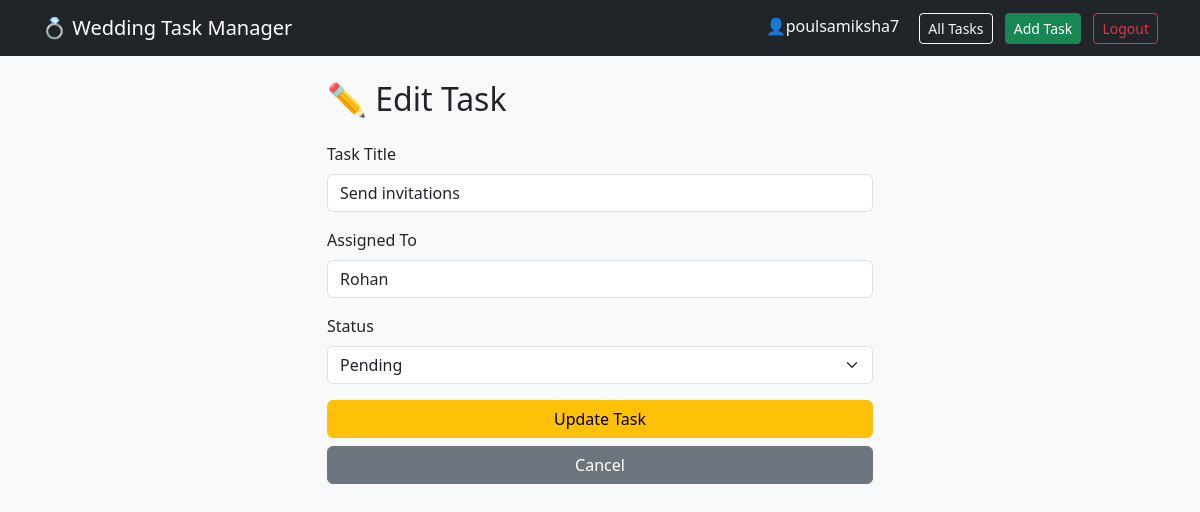
The app's page /edit/2 (signed in), older data.
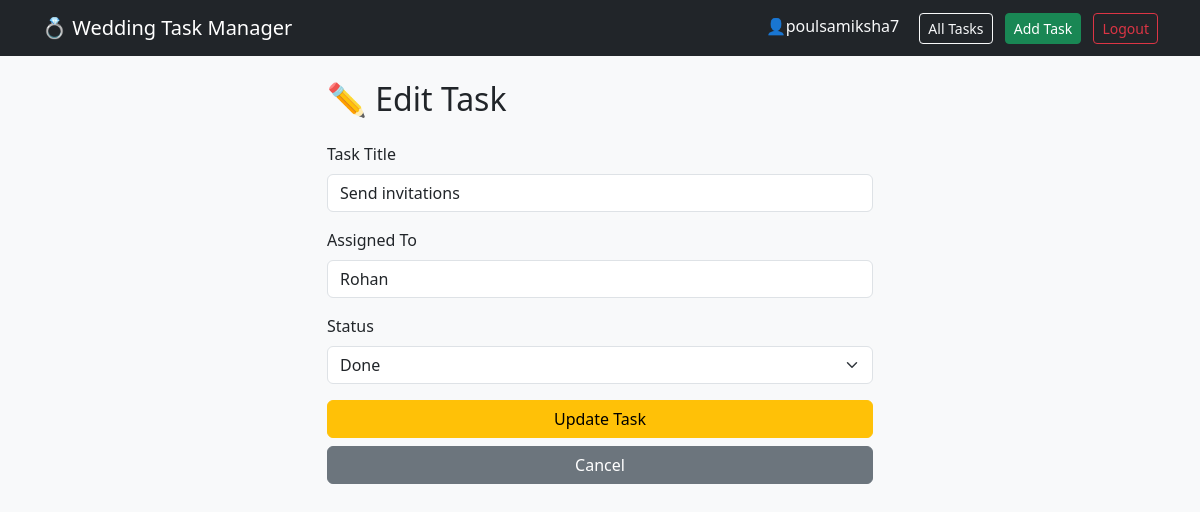
The same page, newer data.
### app.py (models this page shows, shortened)
class User(UserMixin,db.Model):
    id=db.Column(db.Integer,primary_key=True)
    username=db.Column(db.String(100),unique=True,nullable=False)
    email=db.Column(db.String(150),unique=True,nullable=False)
    password=db.Column(db.String(200),nullable=False)

class Task(db.Model):
    id = db.Column(db.Integer, primary_key=True)
    title = db.Column(db.String(200), nullable=False)
    assigned_to = db.Column(db.String(100), nullable=False)
    status = db.Column(db.String(20), default='Pending')

### app.py (the view, shortened to what this page needs)
@app.route('/edit/<int:task_id>', methods=['GET','POST'])
@login_required
def edit_task(task_id):
    task=Task.query.get_or_404(task_id)
    return render_template('edit_task.html',task=task)

### app.py (called while the page is built)
@login_manager.user_loader
def load_user(user_id):
    return User.query.get(int(user_id))

### templates/edit_task.html
{% extends "base.html" %}
{% block content %}
<div class="row justify-content-center">
    <div class="col-md-6">
        <h2 class="mb-4">✏️ Edit Task</h2>
        <form action="{{url_for('edit_task',task_id=task.id)}}" method="POST">
            <div class="mb-3">
                <label class="form-label">Task Title</label>
                <input type="text" name="title" class="form-control" value="{{task.title}}" required>
            </div>
            <div class="mb-3">
                <label class="form-label">Assigned To </label>
                <input type="text" name="assigned_to" class="form-control" value="{{task.assigned_to}}" required>
            </div>
            <div class="mb-3">
                <label class="form-label">Status</label>
                <select name="status" class="form-select">
                    <option value="Pending" {% if task.status=="Pending" %} selected{% endif %}>Pending</option>
                    <option value="Done" {% if task.status=="Done" %}selected{% endif %}>Done</option>
                </select>
            </div>
            <button type="submit" class="btn btn-warning w-100">
                Update Task
            </button>
        </form>
        <a href="{{url_for('tasks')}}" class="btn btn-secondary w-100 mt-2">
            Cancel
        </a>
    </div>
</div>
{% endblock %}

### templates/base.html (shortened to what this page needs)
<!DOCTYPE html>
<html lang="en">
<head>
    <link href="https://cdn.jsdelivr.net/npm/bootstrap@5.3.0/dist/css/bootstrap.min.css" rel="stylesheet">
    <link rel="stylesheet" href="{{ url_for('static', filename='css/style.css') }}">
</head>
<body>
    <nav class="navbar navbar-expand-lg navbar-dark bg-dark">
        <div class="container">
            <a class="navbar-brand" href="{{ url_for('home') }}">💍 Wedding Task Manager</a>
            <div>
                {% if current_user.is_authenticated %}
                    <span class="text-light me-3">👤{{current_user.username}}</span>
                    <a class="btn btn-outline-light btn-sm me-2" href="{{ url_for('tasks') }}">All Tasks</a>
                    <a href="{{url_for('add_task')}}" class="btn btn-success btn-sm me-2">Add Task</a>
                    <a href="{{url_for('logout')}}" class="btn btn-outline-danger btn-sm">Logout</a>
                {% else %}
                    <a href="{{url_for('login')}}" class="btn btn-outline-light btn-sm me-2">Login</a>
                    <a href="{{url_for('register')}}" class="btn btn-success btn-sm">Register</a>
                {% endif %}
            </div>
        </div>
    </nav>
    <div class="container mt-4">
        {% block content %}
        {% endblock %}
    </div>
</body>
</html>

### static/css/style.css (style rules this page uses)
body { background-color: #f8f9fa; }

Row changes from the older to the newer data that the page shows:
changed Task "Send invitations": status "Pending" → "Done"
